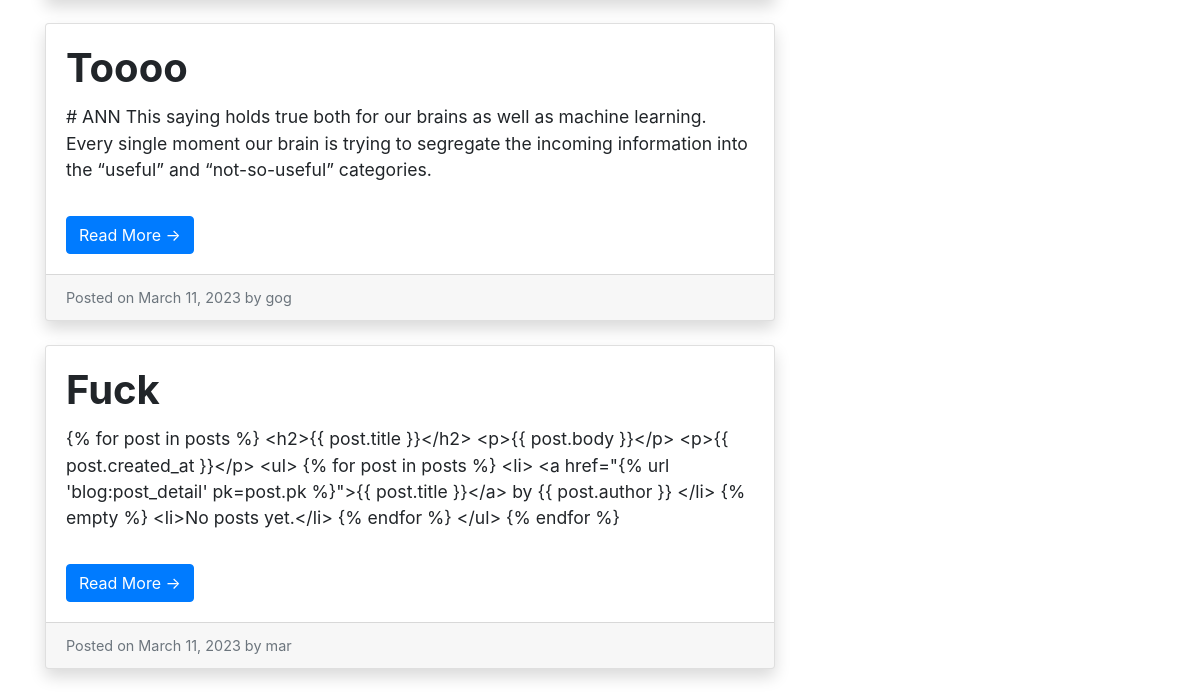
The page /blog/posts/ (lower part) on the database as committed earlier.
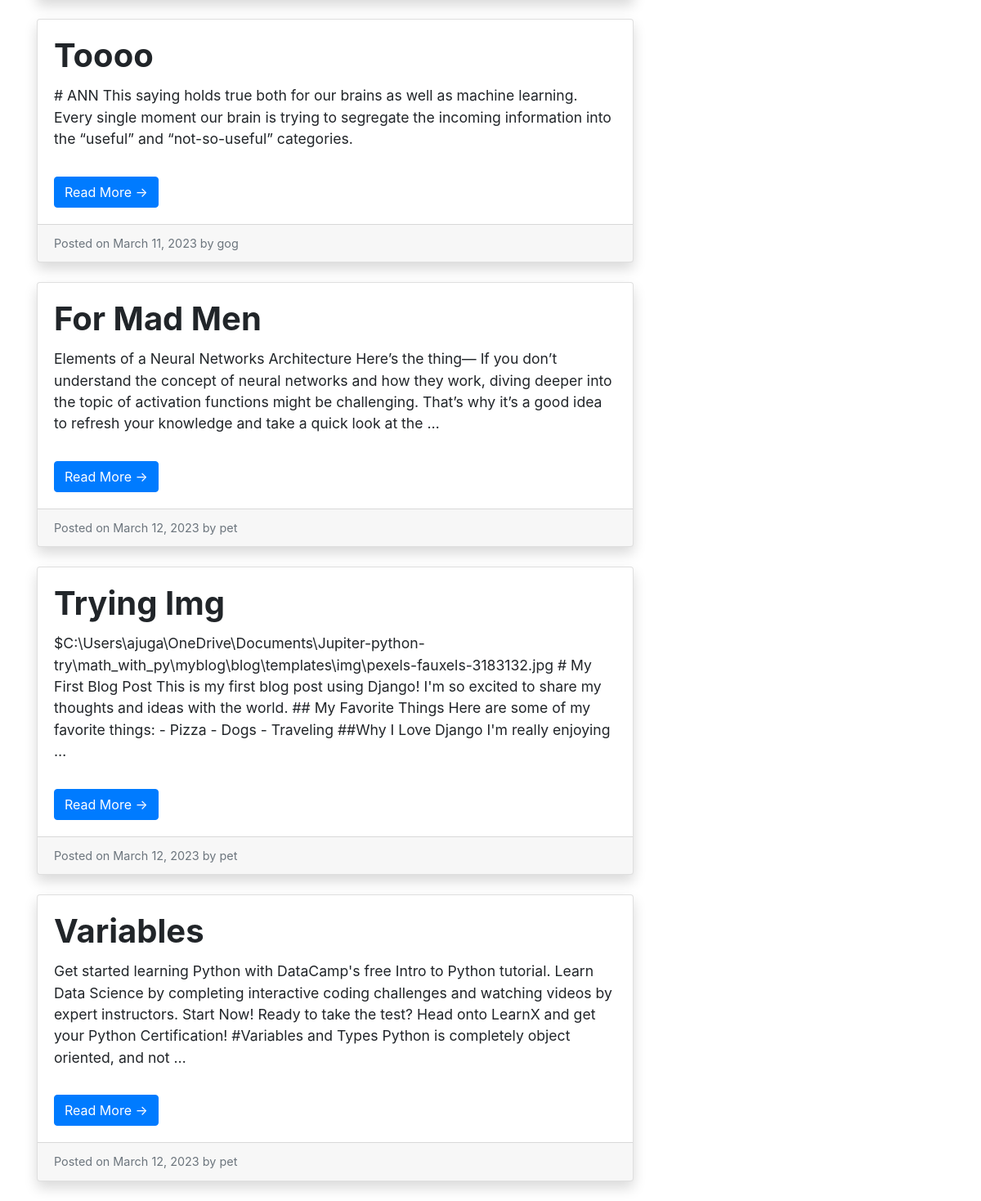
The same page on the database as committed later.
### blog/models.py (models this page shows, shortened)
class Post(models.Model):
    title = models.CharField(max_length=200)
    author = models.CharField(max_length=100, default= "peter")
    body = models.TextField()
    created_date = models.DateTimeField(auto_now_add=True)
    modified_date = models.DateTimeField(auto_now=True)
    date_posted = models.DateTimeField(default=datetime.now)

### blog/views.py (the view)
# urls.py: path('posts/', views.post_list, name='post_list'),
def post_list(request):
    posts = Post.objects.all()
    return render(request, 'blog/post_list.html', {'posts': posts})

### blog/templatetags/custom_filters.py (called while the page is built)
@register.filter
def first_nchars(value,n):
    return value[:n]

@register.filter
def title_case(value):
    return value.title()

### blog/templates/blog/post_list.html (shortened to what this page needs)
{% extends 'blog/base.html' %}
{% load custom_filters %}
{% block content %}
  <div class="row">
    <div class="col-md-8">
      {% for post in posts %}
        <div class="card mb-4">
          <div class="card-body">
            <h2 class="card-title">{{ post.title|title_case }}</h2>
            <p class="card-text">{{ post.body|truncatewords:50 }}</p>
            <a href="{% url 'blog:post_detail' pk=post.pk %}" class="btn btn-primary">Read More &rarr;</a>
          </div>
          <div class="card-footer text-muted">
            Posted on {{ post.created_date|date:"F d, Y" }} by {{ post.author|first_nchars:3 }}
          </div>
        </div>
      {% endfor %}
    </div>
    <div class="col-md-4">
    </div>
  </div>
{% endblock content %}

### blog/templates/blog/base.html (shortened to what this page needs)
{% load static %}
<!DOCTYPE html>
<html lang="en">
  <head>
    <link rel="stylesheet" type="text/css" href="{% static 'css\blog.css' %}">
    <link rel="stylesheet" href="https://stackpath.bootstrapcdn.com/bootstrap/4.4.1/css/bootstrap.min.css">
  </head>
  <body>
    <div class="container">
      {% block content %}{% endblock %}
    </div>
  </body>
</html>

### staticfiles/css/blog.css (style rules this page uses)
.card { border: none; border-radius: 0; box-shadow: 0 0.5rem 1rem rgba(0, 0, 0, 0.15); }
.card-title { font-size: 2.5rem; font-weight: bold; margin-bottom: 1rem; }
.card-text { font-size: 1.1rem; margin-bottom: 2rem; }
.btn-primary { background-color: #007bff; border-color: #007bff; }
.card-footer { font-size: 0.9rem; color: #6c757d; }
.card-body { padding: 1.25rem; }

Rows that differ between the two databases and show on the page:
removed Post: title "Fuck", body "{% for post in posts %} <h2>{{ post.title }}</h2> <p>{{ post.body }}</p> <p>{{ post.created_at }}</p> <ul> {% for post in posts %} <li> <a href=\"{% url 'blog:post_detail' pk=post.pk %}\">{{ post.title }}</a> by {{ post.author }} </li> {% empty %} <li>No posts yet.</li> {% endfor %} </ul> {% endfor %}", created_date "March 11, 2023", author|first_nchars "mar"
added Post: title "For Mad Men", body "Elements of a Neural Networks Architecture Here’s the thing— If you don’t understand the concept of neural networks and how they work, diving deeper into the topic of activation functions might be challenging. That’s why it’s a good idea to refresh your knowledge and take a quick look at the …", created_date "March 12, 2023", author|first_nchars "pet"
added Post: title "Trying Img", body "$C:\\Users\\ajuga\\OneDrive\\Documents\\Jupiter-python-try\\math_with_py\\myblog\\blog\\templates\\img\\pexels-fauxels-3183132.jpg # My First Blog Post This is my first blog post using Django! I'm so excited to share my thoughts and ideas with the world. ## My Favorite Things Here are some of my favorite things: - Pizza - Dogs - Traveling ##Why I Love Django I'm really enjoying …", created_date "March 12, 2023", author|first_nchars "pet"
added Post: title "Variables", body "Get started learning Python with DataCamp's free Intro to Python tutorial. Learn Data Science by completing interactive coding challenges and watching videos by expert instructors. Start Now! Ready to take the test? Head onto LearnX and get your Python Certification! #Variables and Types Python is completely object oriented, and not …", created_date "March 12, 2023", author|first_nchars "pet"
